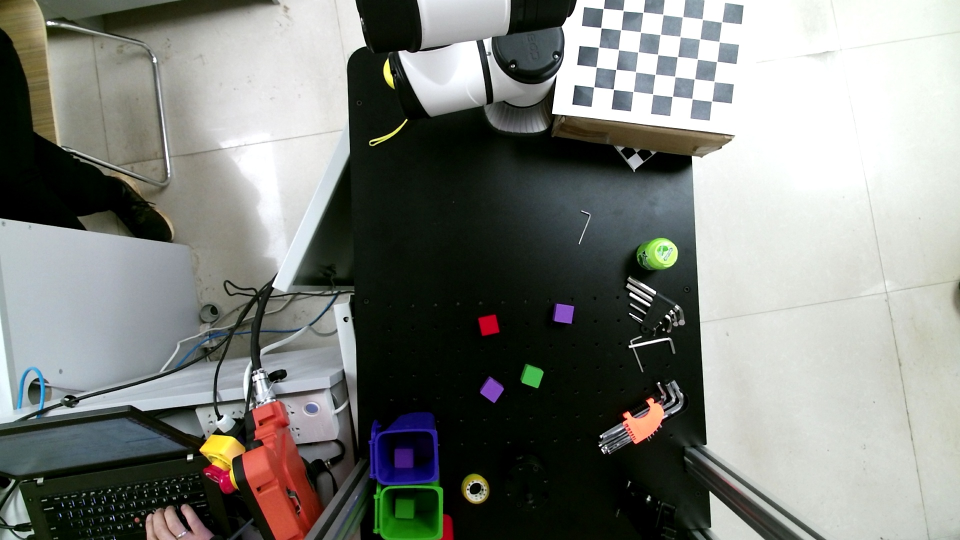
#> input picture ws/src/opencv_demo/assets/square.jpg, 1920 x 1080 px (shown at 1/2 size)
$ python '19_识别小方块.py'   (older library calls are emulated)
#> lines starting #> are read from the running program, lines starting #| are printed output that depends on the picture; after the words box and inside, x2 and y2 are one past the last pixel; in counts of white or black regions, pixels touching at a corner belong together
import cv2 as cv
import numpy as np
img1 = cv.imread("./assets/square.jpg");
#> img1 is the input picture: shape (1080, 1920, 3); mean B, G, R 122.7, 127.8, 125.1

roi = img1[250:900,700:1400]
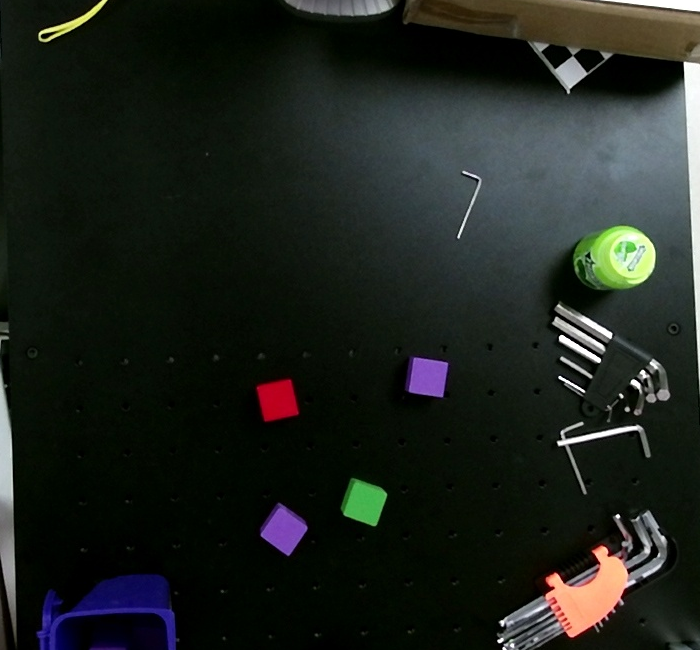
#> roi: shape (650, 700, 3); mean B, G, R 29.8, 35.3, 30.3


def angle_cos(p0, p1, p2):
    d1, d2 = (p0-p1).astype('float'), (p2-p1).astype('float')
    print("d1.dot(d2):",np.dot(d1, d2)," shape:",p0.shape )

    return abs( np.dot(d1, d2) / np.sqrt( np.dot(d1, d1)*np.dot(d2, d2) ) )

def find_squares(img):
    img = cv.GaussianBlur(img, (5, 5), 0)
    squares = []
    circleInfos = []
    rectInfos = []
    for gray in cv.split(img):

            # [4 lines of commented-out code are left out]
        _retval, bin = cv.threshold(gray, 100, 255, cv.THRESH_BINARY)
        _,contours, _hierarchy = cv.findContours(bin, cv.RETR_LIST, cv.CHAIN_APPROX_SIMPLE)
        for cnt in contours:
            cnt_len = cv.arcLength(cnt, True)
            cnt = cv.approxPolyDP(cnt, 0.02*cnt_len, True)
            if len(cnt) == 4 and cv.contourArea(cnt) > 1000 and cv.isContourConvex(cnt):
                cnt = cnt.reshape(-1, 2)
                print("cnt:",cnt)
                max_cos = np.max([angle_cos( cnt[i], cnt[(i+1) % 4], cnt[(i+2) % 4] ) for i in range(4)])
                if max_cos < 0.1:
                    squares.append(cnt)
                    # 获取当前轮廓的外切圆
                    circleInfo = cv.minEnclosingCircle(cnt);
                    rect = cv.minAreaRect(cnt);

                    print("rect:",rect)

                    x = int(circleInfo[0][0])
                    y = int(circleInfo[0][1])

                    print(int(x),int(y))

                    circleInfos.append(circleInfo);
                    rectInfos.append(rect);
#> this loop made 3 passes
#> (printed output is left out)
#> pass 1, in find_squares, `_retval, bin = cv.threshold(gray, 100, 255, cv.THRESH_BINARY)`:
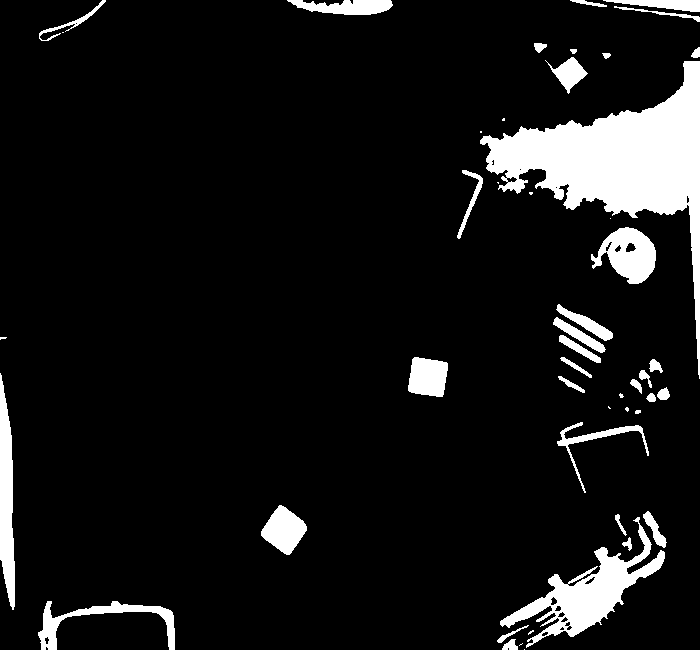
#> bin: shape (650, 700); 9% white; 48 white regions (13 under 20 px), largest, box (x1, y1, x2, y2) and area: (480, 61, 700, 379) 18895, (500, 517, 665, 648) 5587, (0, 373, 15, 610) 2456
#> pass 2, in find_squares, `_retval, bin = cv.threshold(gray, 100, 255, cv.THRESH_BINARY)`:
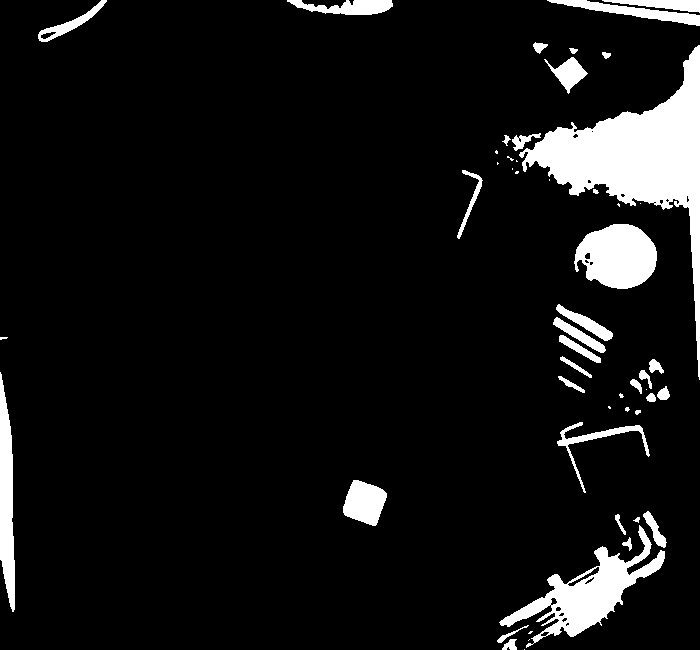
#> bin: shape (650, 700); 8.2% white; 52 white regions (17 under 20 px), largest, box (x1, y1, x2, y2) and area: (519, 45, 700, 380) 14828, (499, 525, 665, 648) 5569, (574, 224, 657, 289) 3975
#> pass 3, in find_squares, `_retval, bin = cv.threshold(gray, 100, 255, cv.THRESH_BINARY)`:
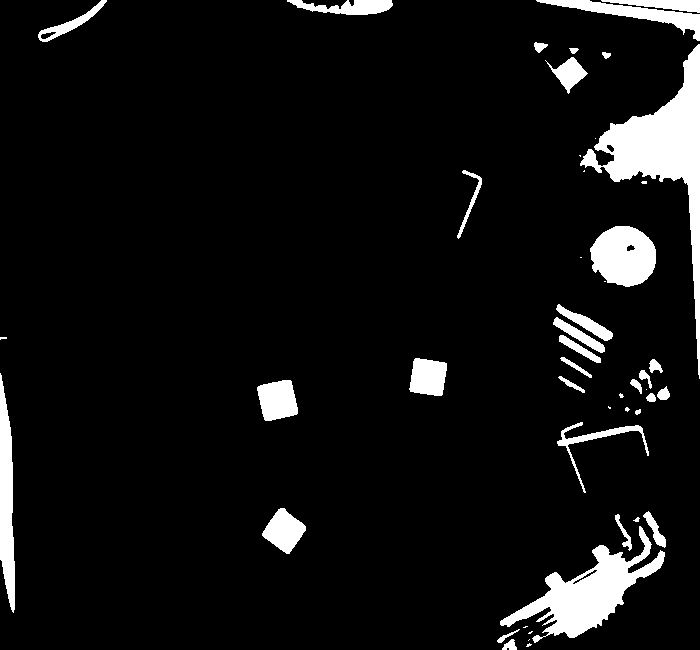
#> bin: shape (650, 700); 7.2% white; 48 white regions (15 under 20 px), largest, box (x1, y1, x2, y2) and area: (580, 44, 700, 379) 8798, (500, 526, 665, 643) 6041, (590, 226, 656, 287) 3052
#> after the loop, circleInfo = ((427.9, 376.8), 22.8); circleInfos = [((427.9, 376.6), 24.01), ((364, 502.5), 25.05), ((284.5, 530.5), 22.95), ((277, 400), 23.85), ((427.9, 376.8), 22.8)]; cnt = [[106, 0], [71, 21], [41, 30], [39, 39], [47, 41], [76, 27]]; max_cos = 0.0267; rect = ((428, 376.9), (33.38, 31.4), -81.38); rectInfos = [((428, 376.6), (33.54, 34.52), -79.7), ((364, 502.5), (33.8, 36.96), -68.5), ((284.5, 530.5), (32.45, 32.45), -56.31), ((277, 400.1), (33.73, 33.94), -11.98), ((428, 376.9), (33.38, 31.4), -81.38)]; squares = [[[414, 357], [408, 390], [442, 396], [447, 363]], [[353, 480], [343, 512], [375, 525], [386, 493]], [[280, 508], [262, 535], [289, 553], [305, 526]], [[290, 380], [257, 387], [265, 420], [297, 413]], [[415, 358], [410, 391], [441, 395], [446, 363]]]; x = 427; y = 376


    return squares,circleInfos,rectInfos

if __name__ == '__main__':
    # img = cv.imread('data/pic10.png')
    squares,circleInfo,rectInfos = find_squares(roi)
#> circleInfo has the same summary as circleInfos in find_squares
    # cv.drawContours( roi, squares, -1, (0, 255, 0), 3)
    # cv.imshow('squares', img)
    cv.imshow("dst",roi);

    for point,radius in circleInfo:
        # print(point,radius);
        cv.circle(roi, (int(point[0]), int(point[1])), int(radius), (0, 0, 255), 2)
#> this loop made 5 passes
#> (point, radius) on passes 1 to 5: ((427.9, 376.6), 24.01), ((364, 502.5), 25.05), ((284.5, 530.5), 22.95), ((277, 400), 23.85), ((427.9, 376.8), 22.8)
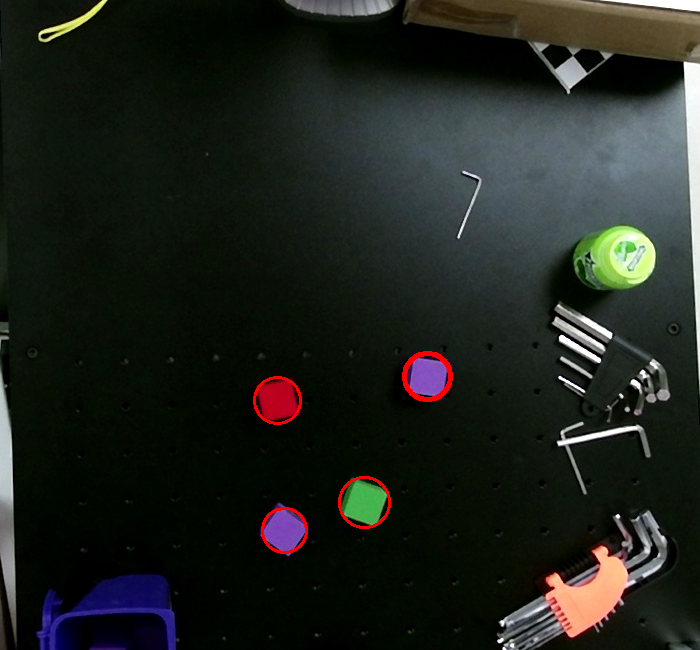
#> roi: shape (650, 700, 3); 0.46% of pixels changed, all inside (x1, y1, x2, y2) = (253, 351, 453, 554)

    for point,radius in circleInfo:
        # print(point,radius);
        cv.circle(roi, (int(point[0]), int(point[1])), int(radius), (0, 0, 255), 2)

    for rect in rectInfos:
        x = int(rect[0][0])
        y = int(rect[0][1])
        w = int(rect[1][0])
        h = int(rect[1][1])

        cv.rectangle(roi,(x-int(w/2),y-int(h/2)),(x+int(w/2),y+int(h/2)), (0, 255, 255), 2);
#> this loop made 5 passes
#> (rect, x, y, w, h) on passes 1 to 5: (((428, 376.6), (33.54, 34.52), -79.7), 427, 376, 33, 34), (((364, 502.5), (33.8, 36.96), -68.5), 364, 502, 33, 36), (((284.5, 530.5), (32.45, 32.45), -56.31), 284, 530, 32, 32), (((277, 400.1), (33.73, 33.94), -11.98), 277, 400, 33, 33), (((428, 376.9), (33.38, 31.4), -81.38), 428, 376, 33, 31)
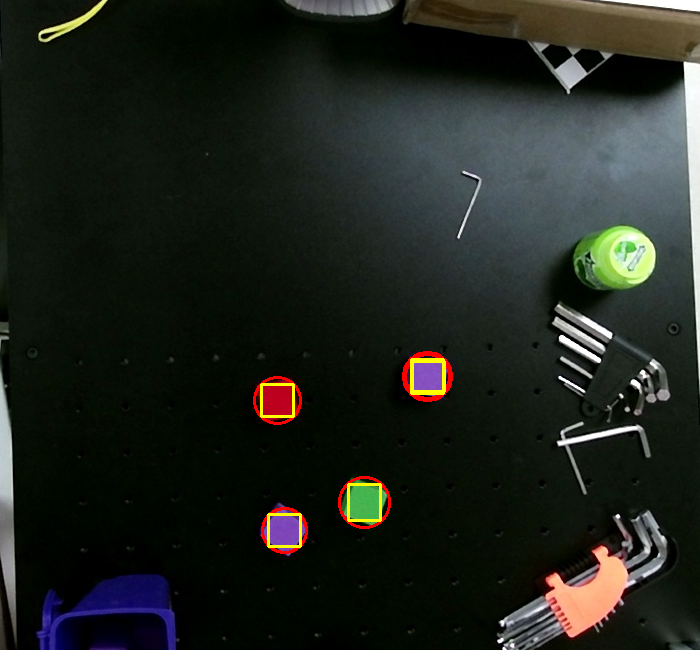
#> roi: shape (650, 700, 3); 0.38% of pixels changed, all inside (x1, y1, x2, y2) = (260, 358, 446, 548)
        # cv.circle(roi, (int(point[0]), int(point[1])), int(radius), (0, 0, 255), 2)

    # print(len(squares))
    # print(len(circleInfo))
    cv.imshow("dst", roi);
    cv.waitKey(0);
